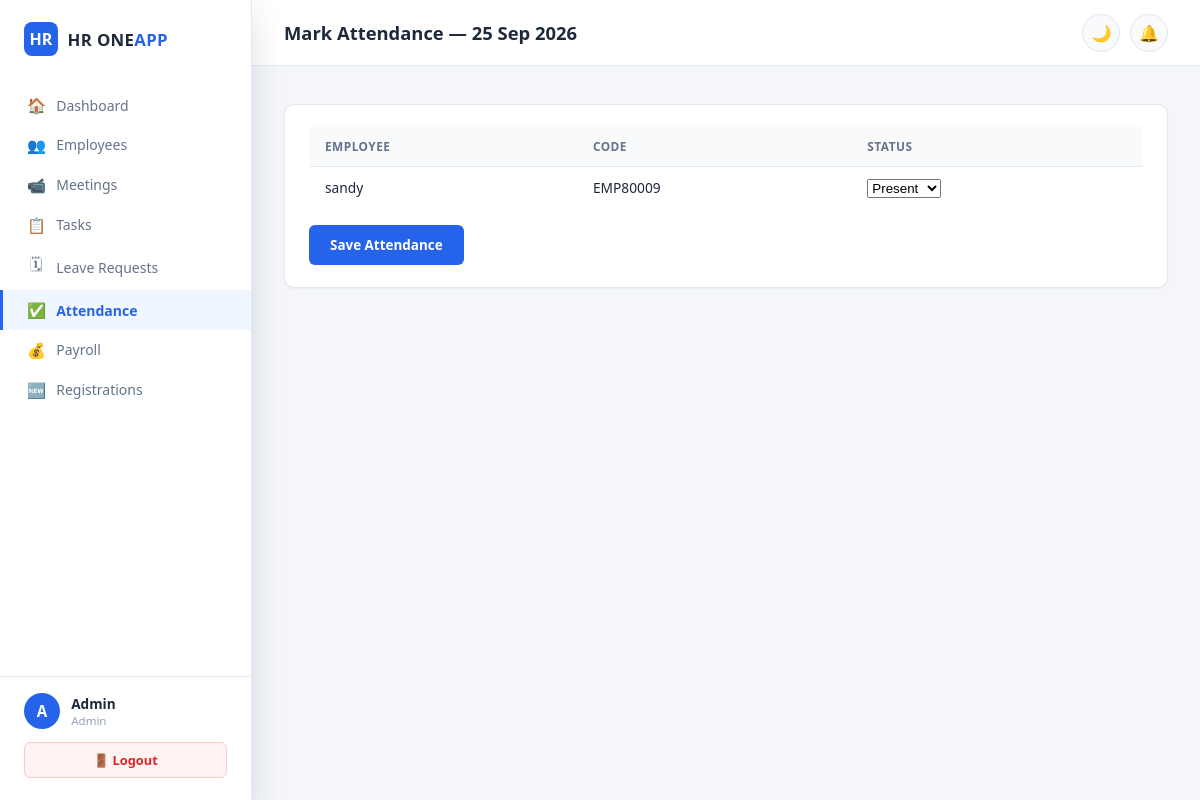
Page /attendance/mark (signed in) on the committed database.
### models.py (models this page shows, shortened)
class Employee(db.Model):
    __tablename__   = 'employees'
    id              = db.Column(db.Integer, primary_key=True)
    user_id         = db.Column(db.Integer, db.ForeignKey('users.id'), nullable=False)
    department_id   = db.Column(db.Integer, db.ForeignKey('departments.id'), nullable=True)
    employee_code   = db.Column(db.String(20), unique=True, nullable=False)
    phone           = db.Column(db.String(15))
    address         = db.Column(db.Text)
    date_of_birth   = db.Column(db.Date)
    date_of_joining = db.Column(db.Date, default=datetime.utcnow)
    designation     = db.Column(db.String(100))
    salary          = db.Column(db.Float, default=0.0)
    probation_end   = db.Column(db.Date)
    contract_end    = db.Column(db.Date)
    leave_balance   = db.Column(db.Float, default=20.0)   # remaining annual leave days; half-day = 0.5
    created_at      = db.Column(db.DateTime, default=datetime.utcnow)
    user = db.relationship('User', backref='employee_profile', lazy=True)

class User(db.Model):
    __tablename__ = 'users'
    id            = db.Column(db.Integer, primary_key=True)
    name          = db.Column(db.String(100), nullable=False)
    email         = db.Column(db.String(150), unique=True, nullable=False)
    password_hash = db.Column(db.String(256), nullable=False)
    role          = db.Column(db.String(20), default='employee')   # admin | hr | employee
    is_active     = db.Column(db.Boolean, default=True)
    approval_status  = db.Column(db.String(20), default='approved')  # approved|pending|rejected
    approved_by      = db.Column(db.Integer, db.ForeignKey('users.id'), nullable=True)
    approved_at      = db.Column(db.DateTime, nullable=True)
    rejection_reason = db.Column(db.String(500), nullable=True)
    created_at    = db.Column(db.DateTime, default=datetime.utcnow)

### routes/attendance.py (the view, shortened to what this page needs)
@attendance_bp.route('/mark', methods=['GET', 'POST'])
@admin_required
def mark():
    employees = db.session.query(Employee, User).join(User, Employee.user_id == User.id).all()
    return render_template('attendance/mark.html', employees=employees, today=date.today())

### templates/attendance/mark.html (shortened to what this page needs)
{% extends "base.html" %}
{% block page_title %}Mark Attendance — {{ today.strftime('%d %b %Y') }}{% endblock %}
{% block content %}
<div class="card">
  <form method="POST">
  <div class="table-wrap">
  <table class="table">
    <thead><tr><th>Employee</th><th>Code</th><th>Status</th></tr></thead>
    <tbody>
    {% for emp, user in employees %}
    <tr>
      <td>{{ user.name }}</td>
      <td>{{ emp.employee_code }}</td>
      <td>
        <select name="status_{{ emp.id }}">
          <option value="present">Present</option>
        </select>
      </td>
    </tr>
    {% else %}
    <tr><td colspan="3" class="empty-state">No employees found.</td></tr>
    {% endfor %}
    </tbody>
  </table>
  </div>
  <button type="submit" class="btn btn-primary" style="margin-top:1rem;">Save Attendance</button>
  </form>
</div>
{% endblock %}

### static/css/style.css (style rules this page uses)
:root { --navy: #0f2747; --navy-light: #1e3a5f; --navy-soft: #f0f4f8; --accent: #2563eb; --accent-soft: #eff6ff; --success: #16a34a; --danger: #dc2626; --warning: #d97706; --purple: #7c3aed; --bg: #f4f6f9; --surface: #ffffff; --surface-2: #f8fafc; --border: #e2e8f0; --text: #1e293b; --text-muted: #64748b; --text-faint: #94a3b8; --radius-sm: 6px; --radius: 10px; --radius-lg: 14px; --shadow-sm: 0 1px 2px rgba(15,39,71,.06); --shadow: 0 2px 8px rgba(15,39,71,.08); --shadow-lg: 0 12px 32px rgba(15,39,71,.14); }
* { margin:0;padding:0;box-sizing:border-box; }
html,body { height:100%; }
body { font-family:'Segoe UI',-apple-system,BlinkMacSystemFont,'Inter',sans-serif; background:var(--bg); color:var(--text); transition:background .25s,color .25s; font-size:14.5px; }
button { font-family:inherit; }
.card { background:var(--surface);border-radius:var(--radius);padding:1.4rem 1.5rem; box-shadow:var(--shadow-sm);border:1px solid var(--border);margin-bottom:1.5rem; }
.table-wrap { overflow-x:auto; }
.table { width:100%;border-collapse:collapse;font-size:.86rem; }
.table th { background:var(--surface-2);padding:.7rem 1rem;text-align:left;font-size:.74rem; color:var(--text-muted);text-transform:uppercase;letter-spacing:.04em;border-bottom:1px solid var(--border); font-weight:700;white-space:nowrap; }
.table td { padding:.7rem 1rem;border-bottom:1px solid var(--border);vertical-align:middle; }
.table tr:last-child td { border-bottom:none; }
.btn { display:inline-flex;align-items:center;gap:.4rem;padding:.62rem 1.25rem; border-radius:var(--radius-sm);font-size:.84rem;font-weight:600;cursor:pointer;border:1px solid transparent; transition:.15s; }
.btn-primary { background:var(--accent);color:#fff; }

### rows in the picture
Employee: name "sandy", employee_code "EMP80009", id "Present"

### other values in the picture
{{ session.user_name[0] | upper }} "A"
{{ session.user_name }} "Admin"
{{ session.user_role | capitalize }} "Admin"
